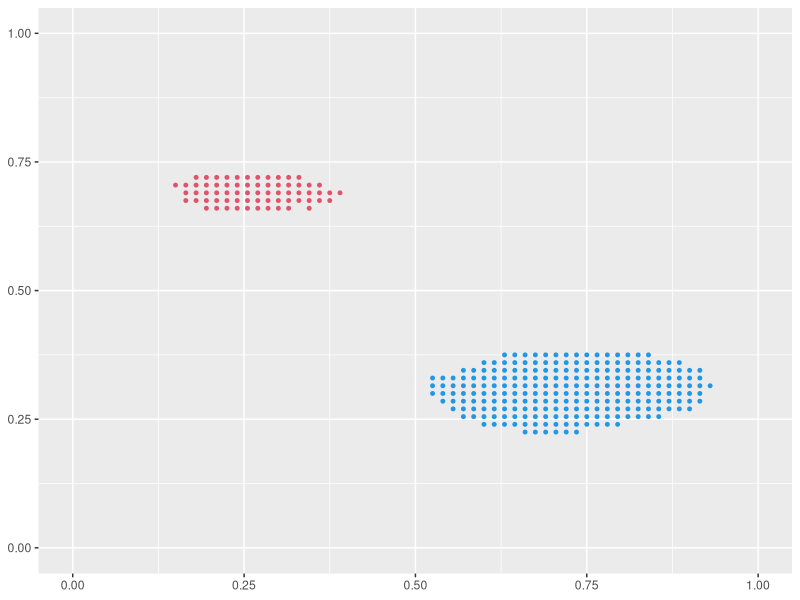
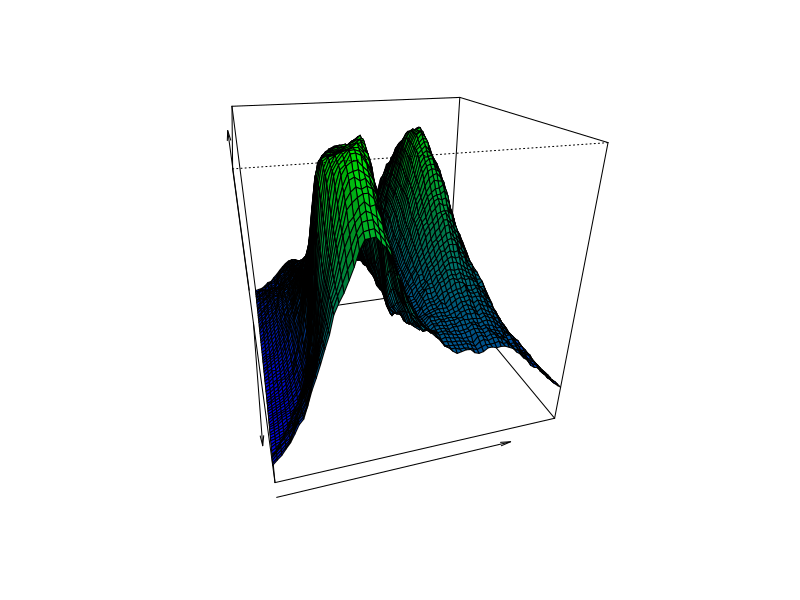

Source code (R) for these figures, in order:
# Load the relevant library
library(ggplot2)

n = 1000 # Sample size

# Set the seed for reproducibility
set.seed(1)

#Create data
x1 = rnorm(n,0,1)
x2 = rnorm(n,3,1)
x = rbind(x1,x2)
ep = rnorm(n,0,0.01)

# Create y under the fuzzy setting
y = rep(0,n)
beta_i1=runif(n/2,0.2,0.4)
beta_i2=runif(n/2,0.6,0.8)
for (i in 1:n/2) {
  y[i] = beta_i1[i]*x1[i]+beta_i2[i]*x2[i]+ep[i]
}
for (i in (1+n/2):n){
  y[i] = 0.7*x1[i]+0.3*x2[i]+ep[i]
}

# Define the range of the virtual feature space and step size
beta1 = seq(0,1,by=0.015)
beta2 = seq(0,1,by=0.015)

# Create an array to store the residuals
resij = array(0,dim = c(length(beta1),length(beta2),n))

# Create an array to store the number of residuals within a threshold
resn = array(0,dim = c(length(beta1),length(beta2)))

# Calculate residuals and count the number of residuals within a threshold
for (i in 1:length(beta1)) {
  for (j in 1:length(beta2)) {
    for (k in 1:n) {
      resij[i,j,k] = y[k] - beta1[i]*x1[k]-beta2[j]*x2[k]
      if(abs(resij[i,j,k])<0.35) {resij[i,j,k] = 0}
      else {resij[i,j,k] = 1}
    }
  }
}

# Create an array to store the residual ratios
rsd_ratio= array(0,dim = c(length(beta1),length(beta2)))

# Mark the points whose residual ratios are greater than p-value
Ps = array(0,dim = c(length(beta1),length(beta2)))
for (i in 1:length(beta1)) {
  for(j in 1:length(beta2)){
    for (k in 1:n) {
      resn[i,j] = resn[i,j] + resij[i,j,k]
    }
    rsd_ratio[i,j] = 1-resn[i,j]/n 
    if(rsd_ratio[i,j] > 0.48){Ps[i,j] = 1}
  }
}

# Find the indices of points to be plotted and classify
w = which(Ps==1,arr.ind = T) 
xax = beta1[w[,1]]
yax = beta2[w[,2]]

types=rep(0,length(xax))
for(i in 1:length(xax)){
  if(yax[i]>0.5){
    types[i]=2
  }
  else{
    types[i]=4
  }
}

# Plot accordingly
df=data.frame(x=xax,y=yax)
p1<-ggplot(df, aes(x=xax, y=yax)) +
  geom_point(col=types,size=1)+
  coord_cartesian(xlim = c(0, 1), ylim = c(0, 1))+
  theme(axis.title = element_blank())
plot(p1)

nrz <- nrow(rsd_ratio)
ncz <- ncol(rsd_ratio)
jet.colors <- colorRampPalette( c("blue", "green") )
nbcol <- 100
color <- jet.colors(nbcol)
zfacet <- rsd_ratio[-1, -1] + rsd_ratio[-1, -ncz] + rsd_ratio[-nrz, -1] + rsd_ratio[-nrz, -ncz]
facetcol <- cut(zfacet, nbcol)
persp(beta1,beta2,rsd_ratio,col = color[facetcol], phi = 25, theta = 74 ,xlab = '', ylab = '', zlab = '', main = NULL, sub = NULL, shade = 0.1)

